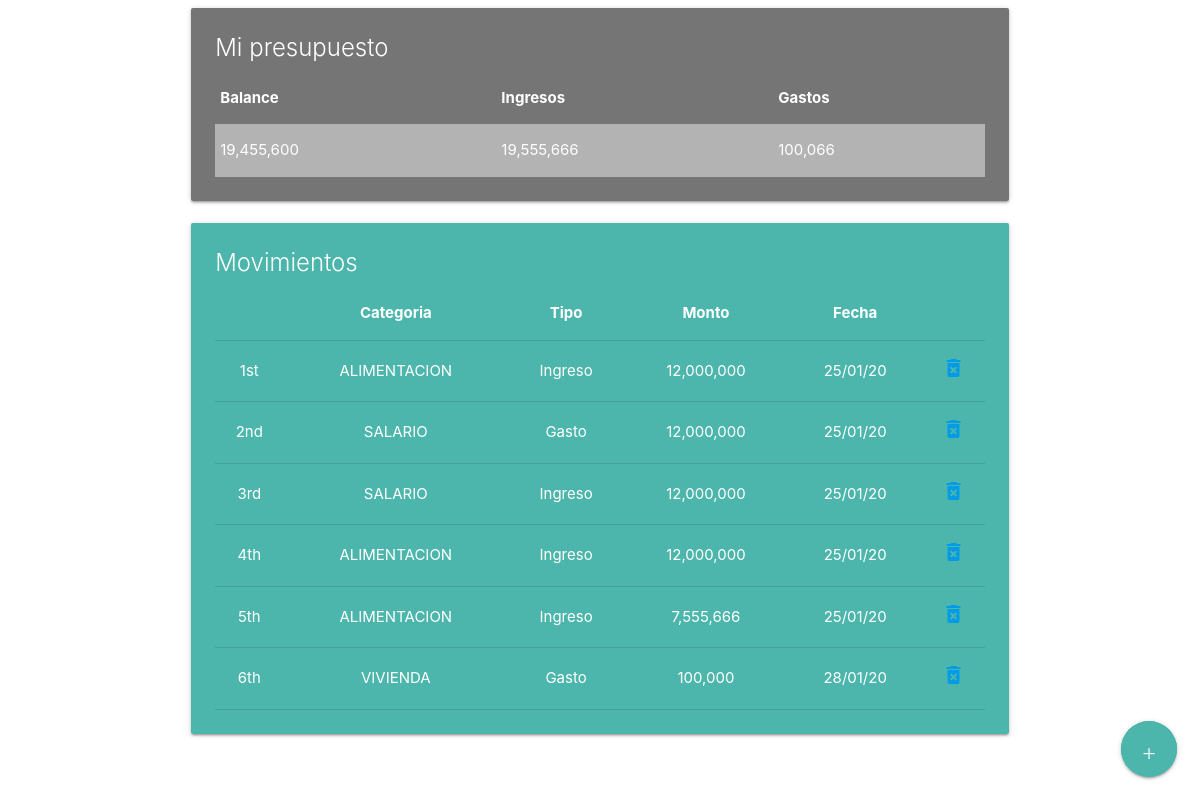
Before: / with the older database file.
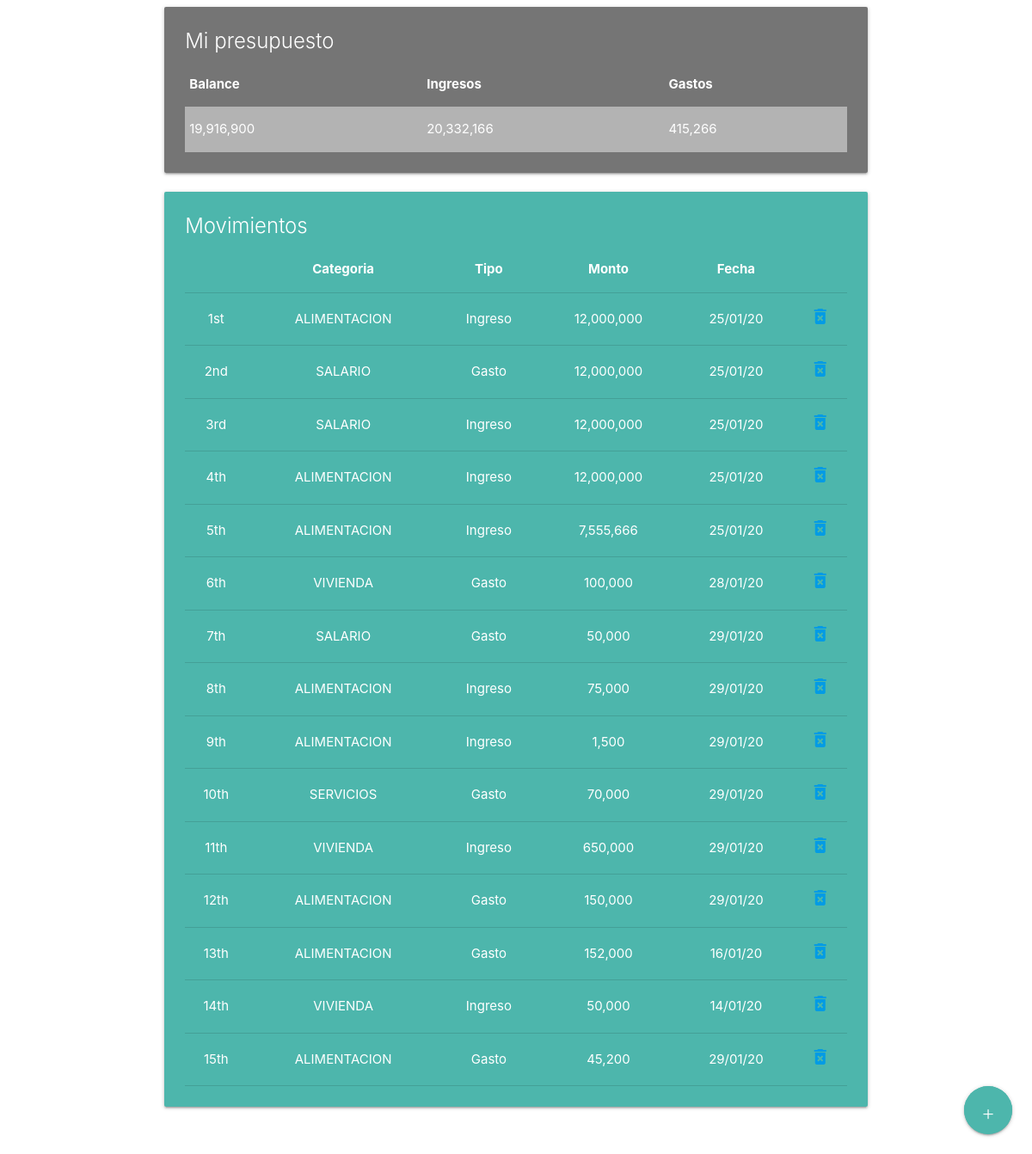
After: the same page with the newer database file.
### billetera/models.py (models this page shows, shortened)
class Balance(models.Model):
    saldo = models.DecimalField(max_digits=8, decimal_places=0)
    ingresos = models.IntegerField()
    gastos = models.IntegerField()

class Movimiento(models.Model):
    GASTO = "Gasto"
    INGRESO = "Ingreso"
    TIPO_GASTO_CHOICE = [
        (INGRESO, 'Ingreso'),
        (GASTO, 'Gasto'),
    ]
    categoria = models.ForeignKey(Categoria, null=False, on_delete=models.CASCADE)
    tipo = models.CharField(choices=TIPO_GASTO_CHOICE, default=GASTO, max_length=10)
    monto = models.DecimalField(max_digits=8, decimal_places=0)
    fecha = models.DateField(default=datetime.date.today)

class Categoria(models.Model):
    descripcion = models.CharField(max_length=100)

### billetera/views.py (the view)
# urls.py: path('', views.getBadget),
def getBadget(request):
    balance = Balance.objects.all()
    movimiento = Movimiento.objects.all()
    logger.info("Se ha consultado el Balance")
    context = {"balance" : balance, "movimiento" : movimiento}
    return render(request, 'home.html', context)

### templates/home.html (shortened to what this page needs)
<!DOCTYPE html>
<html lang="en" dir="ltr">
  <head>
    <link rel="stylesheet" href="https://cdnjs.cloudflare.com/ajax/libs/materialize/1.0.0/css/materialize.min.css">
  </head>
  <body>
    {% load humanize %}
    <div class="container">
      <div class="row">
        <div class="col s12 m12">
          <div class="card grey darken-1">
            <div class="card-content white-text">
              <spam class="card-title">Mi presupuesto</spam>
                <table class="striped">
                  <thead>
                    <tr>
                      <th>Balance</th>
                      <th>Ingresos</th>
                      <th>Gastos</th>
                    </tr>
                  </thead>
                  <tbody>
                    {% for data in balance %}
                    <tr>
                        <td>{{ data.saldo|intcomma }}</td>
                        <td>{{ data.ingresos|intcomma }}</td>
                        <td>{{ data.gastos|intcomma }}</td>
                    </tr>
                    {% endfor %}
                  </tbody>
                </table>
              </div>
            </div>
            <div class="row">
              <div class="col s12 m12">
                <div class="card teal lighten-2">
                  <div class="card-content white-text">
              <spam class="card-title">Movimientos</spam>
              <table class="highlight centered">
                <thead>
                 <tr>
                    <th></th>
                    <th>Categoria</th>
                    <th>Tipo</th>
                    <th>Monto</th>
                    <th>Fecha</th>
                  </tr>
                </thead>
                <tbody>
                  {% for data in movimiento %}
                  <tr>
                      <td>{{ forloop.counter|ordinal }}</td>
                      <td>{{ data.categoria.descripcion|upper }}</td>
                      <td>{{ data.tipo }}</td>
                      <td>{{ data.monto|intcomma }}</td>
                      <td>{{ data.fecha|date:"d/m/y" }}</td>
                      <td>
                        <a href="{% url 'borrarMovimiento' data.id %}">
                          <i class="delete material-icons">delete_forever</i>
                        </a>
                      </td>
                  </tr>
                  {% endfor %}
                </tbody>
              </table>
            </div>
          </div>
                <div class="fixed-action-btn">
                  <a href="{% url 'movimiento' %}" class="btn-floating btn-large teal lighten-2 pulse">
                    <i class="large material-icons">+</i>
                  </a>
                </div>
        </div>
      </div>
    </div>
  </body>
</html>

Changed rows visible on the page:
changed Balance: saldo "19,455,600" → "19,916,900"; ingresos "19,555,666" → "20,332,166"; gastos "100,066" → "415,266"
added Movimiento: categoria.descripcion "SALARIO", tipo "Gasto", monto "50,000", fecha "29/01/20"
added Movimiento: categoria.descripcion "ALIMENTACION", tipo "Ingreso", monto "75,000", fecha "29/01/20"
added Movimiento: categoria.descripcion "ALIMENTACION", tipo "Ingreso", monto "1,500", fecha "29/01/20"
added Movimiento: categoria.descripcion "SERVICIOS", tipo "Gasto", monto "70,000", fecha "29/01/20"
added Movimiento: categoria.descripcion "VIVIENDA", tipo "Ingreso", monto "650,000", fecha "29/01/20"
added Movimiento: categoria.descripcion "ALIMENTACION", tipo "Gasto", monto "150,000", fecha "29/01/20"
added Movimiento: categoria.descripcion "ALIMENTACION", tipo "Gasto", monto "152,000", fecha "16/01/20"
added Movimiento: categoria.descripcion "VIVIENDA", tipo "Ingreso", monto "50,000", fecha "14/01/20"
added Movimiento: categoria.descripcion "ALIMENTACION", tipo "Gasto", monto "45,200", fecha "29/01/20"
